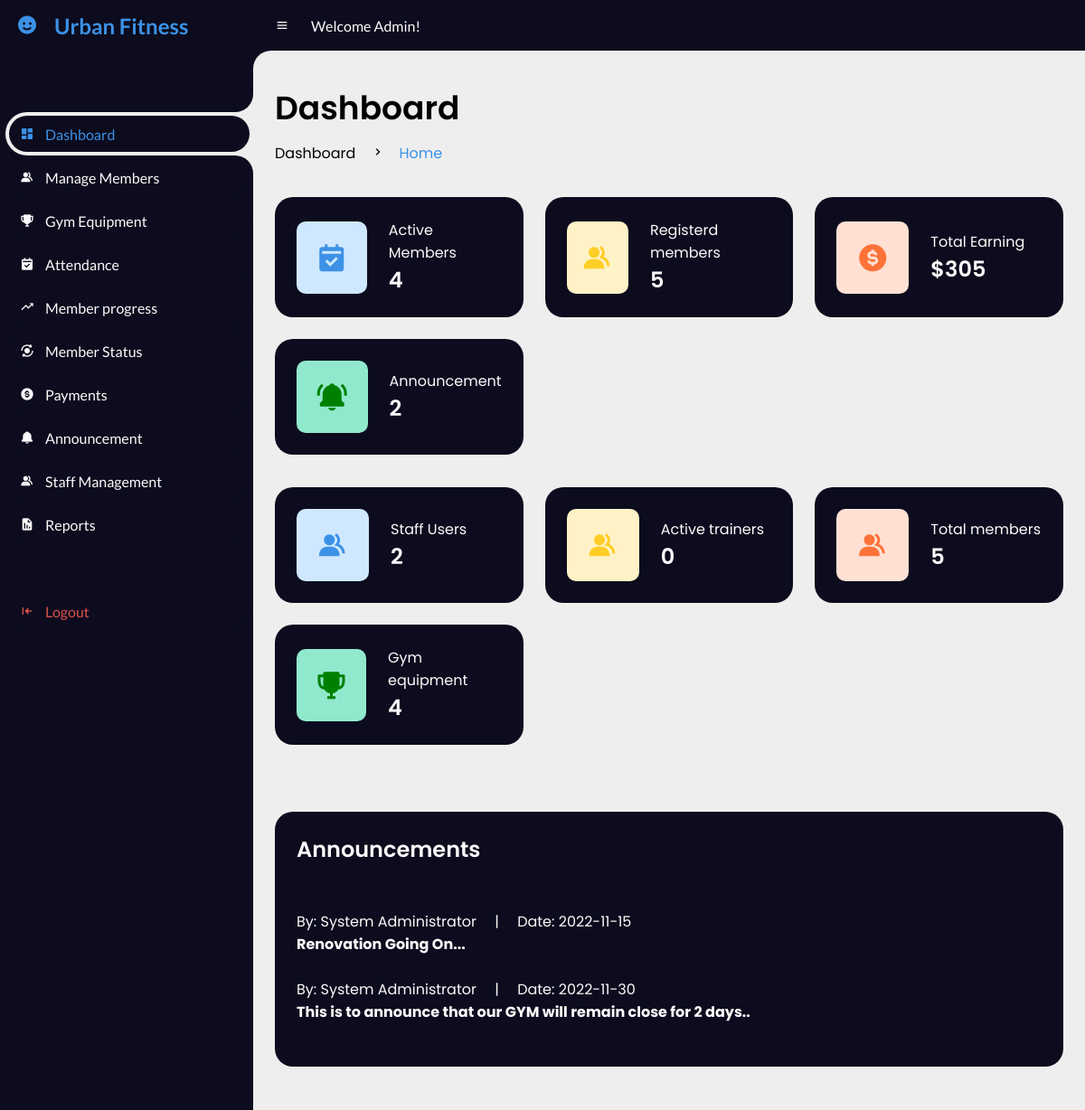
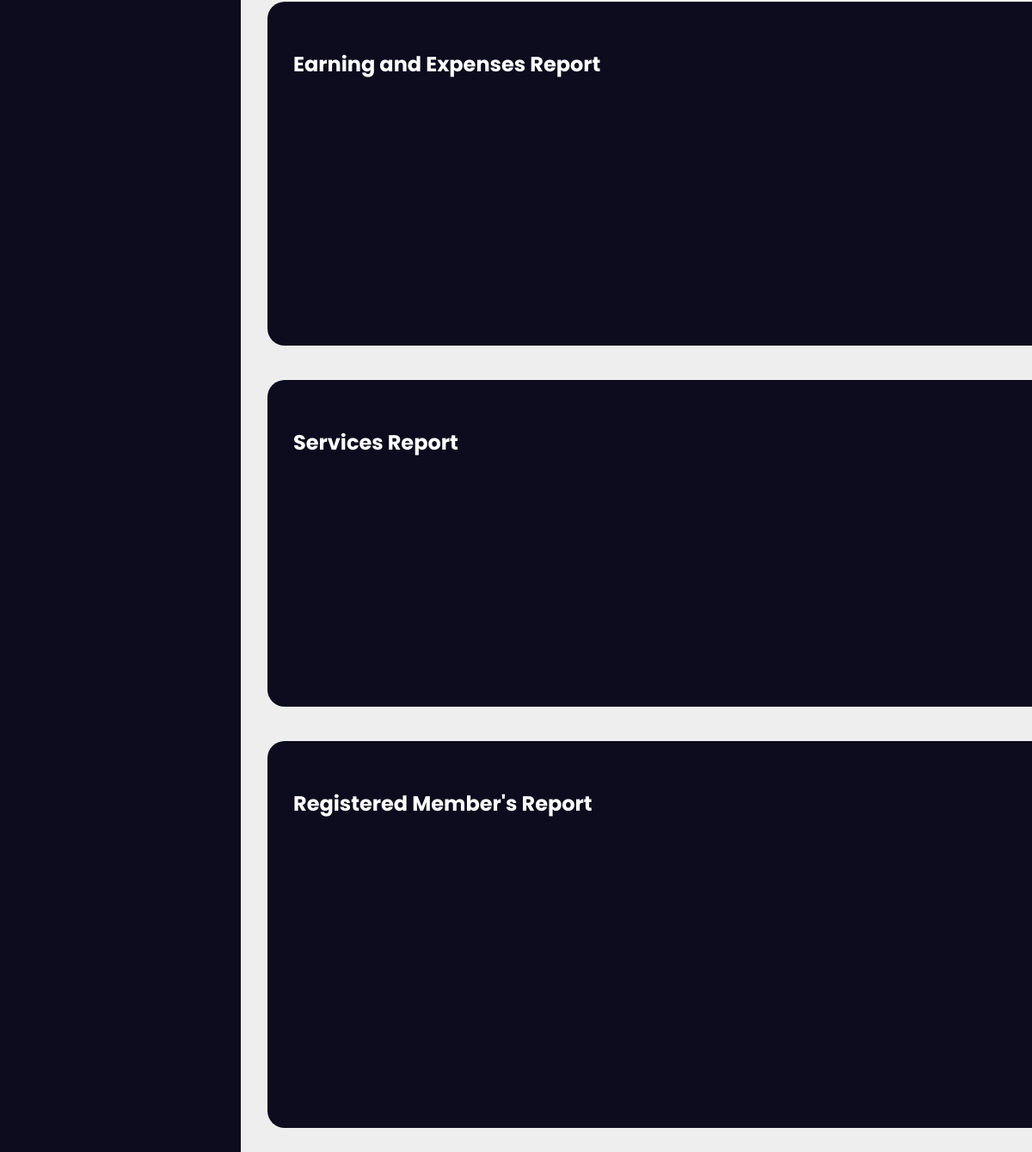
Screenshot of /UrbanFitness/1Admin/index.php?err=noerrors (signed in) with the database file from the repository (2 pictures, top to bottom).
### tables this page shows
CREATE TABLE `announcements` (
  `announcementid` int(10) NOT NULL,
  `message` varchar(200) NOT NULL,
  `date` date NOT NULL
);

### UrbanFitness/1Admin/index.php (the view, shortened to what this page needs)
<!DOCTYPE html>
<html lang="en">
<head>
    <link href='https://unpkg.com/boxicons@2.0.9/css/boxicons.min.css' rel='stylesheet'>
    <link rel="stylesheet" href="css\style.css">
</head>
<body>
    <section id="sidebar">
        <a href="#" class="brand">
            <i class='bx bxs-smile'></i>
            <span class="text">Urban Fitness</span>
        </a>
        <ul class="side-menu top">
            <li class="active">
                <a href="index.php">
                    <i class='bx bxs-dashboard'></i>
                    <span class="text">Dashboard</span>
                </a>
            </li>
            <li>
                <a href="managemb.php">
                    <i class='bx bxs-group'></i>
                    <span class="text">Manage Members</span>
                </a>
            </li>
            <li>
                <a href="managegym.php">
                    <i class='bx bxs-trophy'></i>
                    <span class="text">Gym Equipment</span>
                </a>
            </li>
            <li>
                <a href="attendance.php">
                    <i class='bx bxs-calendar-check'></i>
                    <span class="text">Attendance</span>
                </a>
            </li>
            <li>
                <a href="progressmb.php">
                    <i class='bx bx-trending-up'></i>
                    <span class="text">Member progress</span>
                </a>
            </li>
            <li>
                <a href="statusmb.php">
                    <i class='bx bxs-analyse'></i>
                    <span class="text">Member Status</span>
                </a>
            </li>
            <li>
                <a href="paymentmb.php">
                    <i class='bx bxs-dollar-circle'></i>
                    <span class="text">Payments</span>
                </a>
            </li>
            <li>
                <a href="announcement.php">
                    <i class='bx bxs-bell'></i>
                    <span class="text">Announcement</span>
                </a>
            </li>
            <li>
                <a href="managestaff.php">
                    <i class='bx bxs-group'></i>
                    <span class="text">Staff Management</span>
                </a>
            </li>
            <li>
                <a href="report.php">
                    <i class='bx bxs-report'></i>
                    <span class="text">Reports</span>
                </a>
            </li>
        </ul>
        <ul class="side-menu">
            <li>
                <a href="../logout.php" class="logout">
                    <i class='bx bxs-arrow-to-left'></i>
                    <span class="text">Logout</span>
                </a>
            </li>
        </ul>
    </section>
    <section id="content">
        <nav>
            <i class='bx bx-menu'></i>
            <a class="nav-link">Welcome Admin!</a>
        </nav>
        <main>
            <div class="head-title">
                <div class="left">
                    <h1>Dashboard</h1>
                    <ul class="breadcrumb">
                        <li>
                            <a href="#">Dashboard</a>
                        </li>
                        <li><i class='bx bx-chevron-right'></i></li>
                        <li>
                            <a class="active" href="index.php">Home</a>
                        </li>
                    </ul>
                </div>
            </div>
            <ul class="box-info">
                <li>
                    <i class='bx bxs-calendar-check'></i>
                    <span class="text">
                        <p>Active Members
                        <h3><?php include 'ActiveMemCount.php' ?></h3>
                        </p>
                    </span>
                </li>
                <li>
                    <i class='bx bxs-group'></i>
                    <span class="text">
                        <p>Registerd members</p>
                        <h3><?php include 'Usercount.php' ?></h3>
                    </span>
                </li>
                <li>
                    <i class='bx bxs-dollar-circle'></i>
                    <span class="text">
                        <p>Total Earning</p>
                        <h3>$<?php include 'incomeCount.php' ?></h3>
                    </span>
                </li>
                <li>
                    <i class='bx bxs-bell-ring'></i>
                    <span class="text">
                        <p>Announcement</p>
                        <h3><?php include 'announcementsCount.php' ?></h3>
                    </span>
                </li>
            </ul>
            <ul class="box-info">
                <li>
                    <i class='bx bxs-group'></i>
                    <span class="text">
                        <p>Staff Users</p>
                        <h3><?php include 'staffCount.php' ?></h3>
                    </span>
                </li>
                <li>
                    <i class='bx bxs-group'></i>
                    <span class="text">
                        <p>Active trainers</p>
                        <h3><?php include 'countTrainers.php' ?></h3>
                    </span>
                </li>
                <li>
                    <i class='bx bxs-group'></i>
                    <span class="text">
                        <p>Total members</p>
                        <h3><?php include 'Usercount.php' ?></h3>
                    </span>
                </li>
                <li>
                    <i class='bx bxs-trophy'></i>
                    <span class="text">
                        <p>Gym equipment</p>
                        <h3><?php include 'countEquipment.php' ?></h3>
                    </span>
                </li>
            </ul>
            <br><br>
            <div class="table-data">
                <div class="order">
                    <div class="head">
                        <div class="row-fluid">
                            <div class="span6">
                                <div class="widget-box">
                                    <div class="widget-content nopadding collapse in" id="collapseG2">
                                        <h3>Announcements </h3><br>
                                        <ul class="recent-posts">
                                            <li>
                                                <?php
                                                include "dbcon.php";
                                                $qry = "SELECT * FROM announcements";
                                                $result = mysqli_query($conn, $qry);
                                                while ($row = mysqli_fetch_array($result)) {
                                                    echo "<div class='article-post'>";
                                                    echo "<br>";
                                                    echo "<span class='user-info'> By: System Administrator &emsp;|&emsp; Date: " . $row['date'] . " </span>";
                                                    echo "<h4>" . $row['message'] . " </h4>";
                                                }
                                                echo "</div>";
                                                echo "</li>";
                                                ?>
                                        </ul>
                                    </div>
                                </div>
                            </div>
                        </div>
                    </div>
                </div>
            </div> <br><br>
            <div id="content" style="margin-left:7px ; width:1100px;">
                <div class="chart" id="content-header">
                    <br>
                    <h1 style="color:white; margin: 30px;" class="text-center ">Earning and Expenses Report </h1>
                    <div style="margin: 30px" class="container-fluid">
                        <div class="row-fluid">
                            <div class="span12">
                                <div id="top_y_div" style="width: 800px; height: 220px;"></div>
                            </div>
                        </div>
                    </div>
                </div>
                <div class="chart" id="content-header">
                    <br>
                    <h1 style="color:white; margin: 30px;" class="text-center">Services Report </h1>
                    <div style="margin: 30px" class="container-fluid">
                        <div class="row-fluid">
                            <div class="span12">
                                <div id="top_x_div" style="width: 600px; height: 200px;"></div>
                            </div>
                        </div>
                    </div>
                </div>
                <div class="chart" id="content-header">
                    <br>
                    <h1 style="color:white; margin: 30px;" class="text-center">Registered Member's Report </h1>
                    <div class="container-fluid">
                        <div class="row-fluid">
                            <div class="span12">
                                <div id="piechart"
                                    style="width: 600px; height: 300px; margin-left:auto; margin-right:auto;">
                                </div>
                            </div>
                        </div>
                    </div>
                </div>
                <br><br>
        </main>
        <main>
        </main>
    </section>
</body>
</html>

### UrbanFitness/1Admin/index.php (style rules this page uses)
.chart { background-color: #0C0C1E; margin-bottom: 40px; border-radius: 20px; padding-bottom: 30px; align-content: center; width: 100%; }

### rows the page displays
announcements: date "2022-11-15", message "Renovation Going On..."
announcements: date "2022-11-30", message "This is to announce that our GYM will remain close for 2 days.."

### other values shown
$query->num_rows "4"
$query->num_rows "5 5"
$row_amountsum['SUM( amount)'] "305"
$query->num_rows "2"
$query->num_rows "0"
